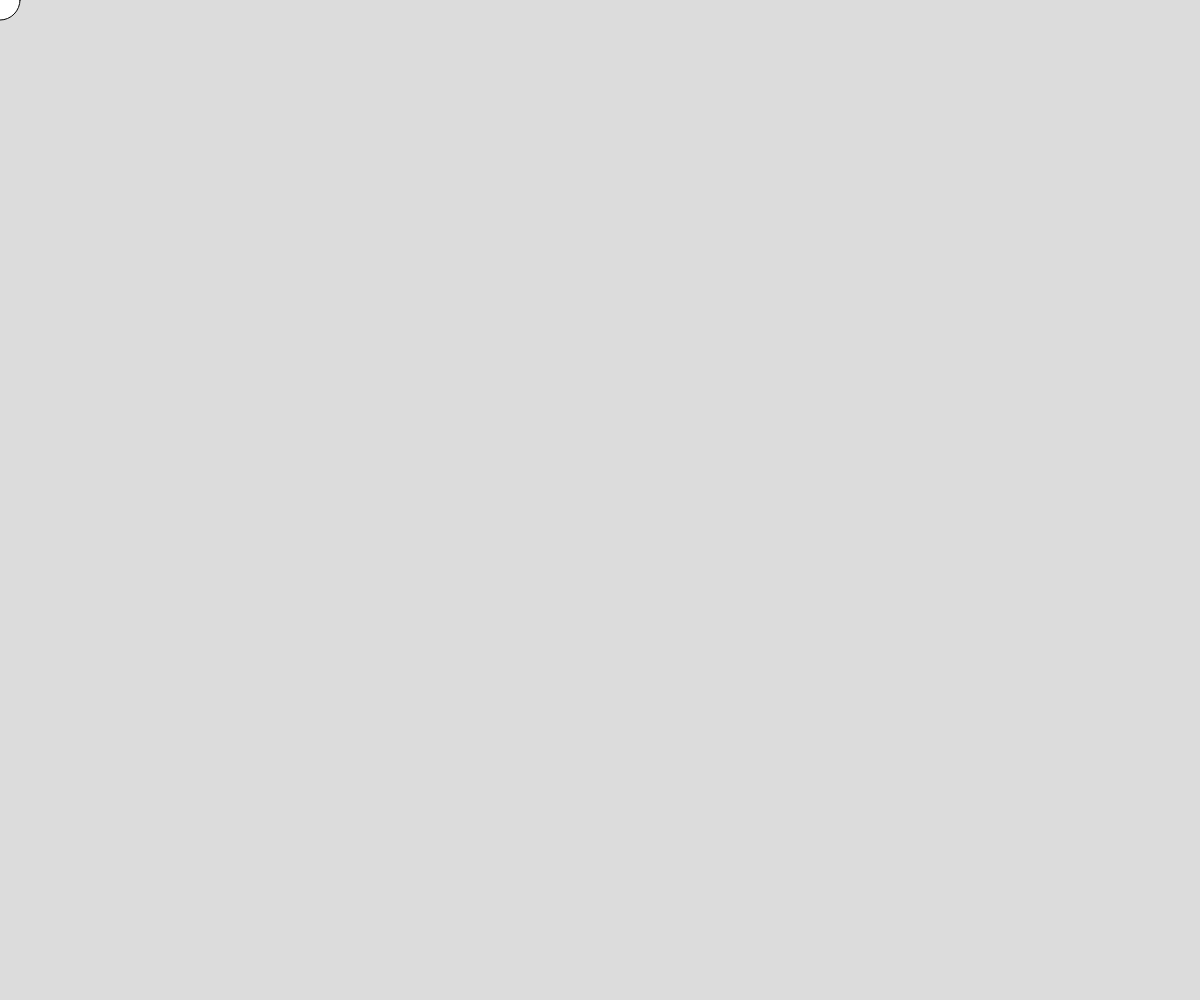
Frame 1 (no input)
Frame 60 (no input): identical to frame 1, image omitted
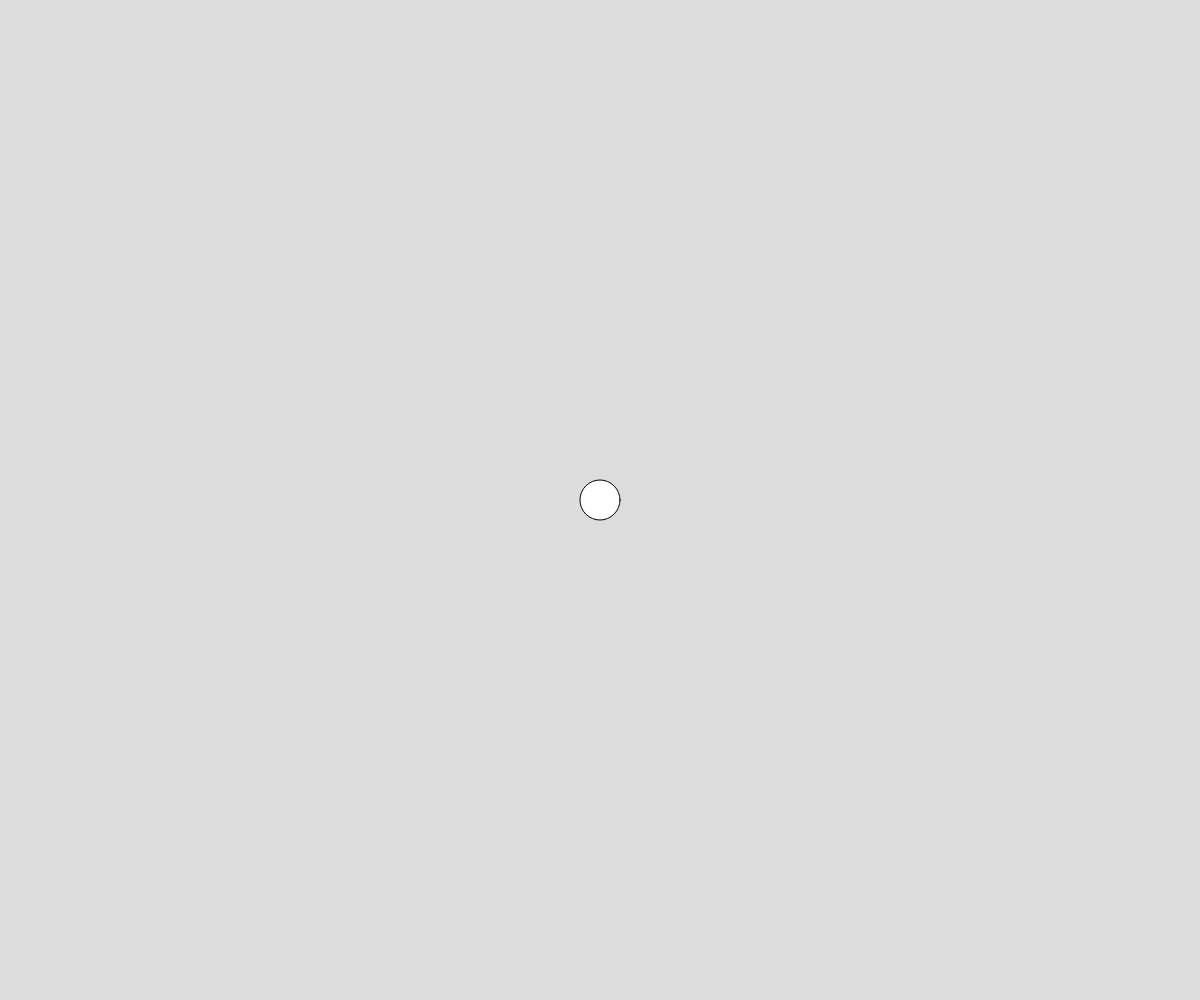
Frame 120 (the mouse pressed at the canvas centre since frame 60)

The p5.js sketch that drew these frames (run headless with seeded random() and noise() and a simulated clock; from frame 60 on, the mouse is pressed at the canvas centre):

// p5.js sketch
// ── sketch.js
// Project Title
// Your Name
// Date
//
// Extra for Experts:
// - describe what you did to take this project "above and beyond"


function setup() {
  createCanvas(windowWidth, windowHeight);
}

function draw() {
  background(220);
  circle(mouseX,mouseY,40);
}
